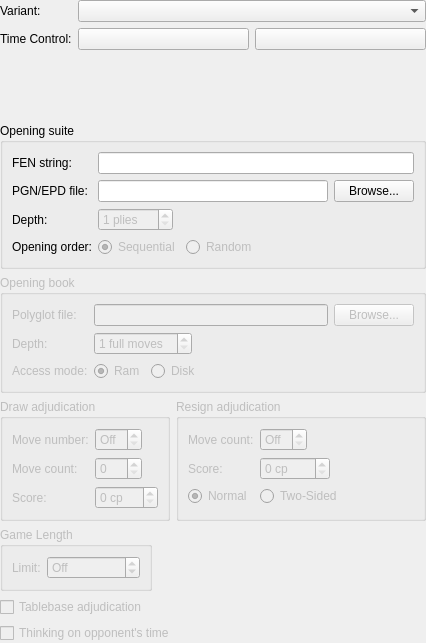
<?xml version="1.0" encoding="UTF-8"?>
<ui version="4.0">
 <class>GameSettingsWidget</class>
 <widget class="QWidget" name="GameSettingsWidget">
  <property name="geometry">
   <rect>
    <x>0</x>
    <y>0</y>
    <width>426</width>
    <height>643</height>
   </rect>
  </property>
  <property name="windowTitle">
   <string>Form</string>
  </property>
  <layout class="QVBoxLayout" name="verticalLayout">
   <property name="leftMargin">
    <number>0</number>
   </property>
   <property name="topMargin">
    <number>0</number>
   </property>
   <property name="rightMargin">
    <number>0</number>
   </property>
   <property name="bottomMargin">
    <number>0</number>
   </property>
   <item>
    <layout class="QFormLayout" name="formLayout_2">
     <item row="1" column="0">
      <widget class="QLabel" name="m_variantLabel">
       <property name="text">
        <string>Variant:</string>
       </property>
       <property name="buddy">
        <cstring>m_variantCombo</cstring>
       </property>
      </widget>
     </item>
     <item row="2" column="0">
      <widget class="QLabel" name="m_timeControlLabel">
       <property name="text">
        <string>Time Control:</string>
       </property>
       <property name="buddy">
        <cstring>white_timeControlBtn</cstring>
       </property>
      </widget>
     </item>
     <item row="1" column="1">
      <widget class="QComboBox" name="m_variantCombo"/>
     </item>
     <item row="2" column="1">
      <layout class="QHBoxLayout" name="horizontalLayoutForTimeControl">
       <item>
        <widget class="QPushButton" name="white_timeControlBtn">
         <property name="enabled">
          <bool>true</bool>
         </property>
         <property name="text">
          <string/>
         </property>
        </widget>
       </item>
       <item>
        <widget class="QPushButton" name="black_timeControlBtn">
         <property name="enabled">
          <bool>true</bool>
         </property>
         <property name="text">
          <string/>
         </property>
        </widget>
       </item>
      </layout>
     </item>
    </layout>
   </item>
   <item>
    <widget class="QGroupBox" name="groupBox_3">
     <property name="enabled">
      <bool>true</bool>
     </property>
     <property name="title">
      <string>Opening suite</string>
     </property>
     <layout class="QFormLayout" name="formLayout_4">
      <property name="fieldGrowthPolicy">
       <enum>QFormLayout::ExpandingFieldsGrow</enum>
      </property>
      <item row="0" column="0">
       <widget class="QLabel" name="m_fenLabel">
        <property name="text">
         <string>FEN string:</string>
        </property>
        <property name="buddy">
         <cstring>m_fenEdit</cstring>
        </property>
       </widget>
      </item>
      <item row="0" column="1">
       <widget class="QLineEdit" name="m_fenEdit">
        <property name="maxLength">
         <number>128</number>
        </property>
       </widget>
      </item>
      <item row="1" column="0">
       <widget class="QLabel" name="m_pgnEpdLabel">
        <property name="text">
         <string>PGN/EPD file:</string>
        </property>
        <property name="buddy">
         <cstring>m_openingSuiteEdit</cstring>
        </property>
       </widget>
      </item>
      <item row="1" column="1">
       <layout class="QHBoxLayout" name="horizontalLayout_2">
        <item>
         <widget class="QLineEdit" name="m_openingSuiteEdit"/>
        </item>
        <item>
         <widget class="QPushButton" name="m_browseOpeningSuiteBtn">
          <property name="text">
           <string>Browse...</string>
          </property>
         </widget>
        </item>
       </layout>
      </item>
      <item row="2" column="0">
       <widget class="QLabel" name="m_openingSuiteDepth">
        <property name="text">
         <string>Depth:</string>
        </property>
       </widget>
      </item>
      <item row="2" column="1">
       <widget class="QSpinBox" name="m_openingSuiteDepthSpin">
        <property name="enabled">
         <bool>false</bool>
        </property>
        <property name="suffix">
         <string> plies</string>
        </property>
        <property name="minimum">
         <number>1</number>
        </property>
        <property name="maximum">
         <number>999</number>
        </property>
       </widget>
      </item>
      <item row="3" column="0">
       <widget class="QLabel" name="m_openingOrderLabel">
        <property name="text">
         <string>Opening order:</string>
        </property>
        <property name="buddy">
         <cstring>m_seqOrderRadio</cstring>
        </property>
       </widget>
      </item>
      <item row="3" column="1">
       <layout class="QHBoxLayout" name="horizontalLayout_3">
        <item>
         <widget class="QRadioButton" name="m_seqOrderRadio">
          <property name="enabled">
           <bool>false</bool>
          </property>
          <property name="text">
           <string>Sequential</string>
          </property>
          <property name="checked">
           <bool>true</bool>
          </property>
         </widget>
        </item>
        <item>
         <widget class="QRadioButton" name="m_randomOrderRadio">
          <property name="enabled">
           <bool>false</bool>
          </property>
          <property name="text">
           <string>Random</string>
          </property>
         </widget>
        </item>
        <item>
         <spacer name="horizontalSpacer">
          <property name="orientation">
           <enum>Qt::Horizontal</enum>
          </property>
          <property name="sizeHint" stdset="0">
           <size>
            <width>40</width>
            <height>20</height>
           </size>
          </property>
         </spacer>
        </item>
       </layout>
      </item>
     </layout>
    </widget>
   </item>
   <item>
    <widget class="QGroupBox" name="m_openingBookGroup">
     <property name="enabled">
      <bool>false</bool>
     </property>
     <property name="title">
      <string>Opening book</string>
     </property>
     <layout class="QFormLayout" name="formLayout_5">
      <property name="fieldGrowthPolicy">
       <enum>QFormLayout::ExpandingFieldsGrow</enum>
      </property>
      <item row="0" column="0">
       <widget class="QLabel" name="m_polyglotFileLabel">
        <property name="text">
         <string>Polyglot file:</string>
        </property>
        <property name="buddy">
         <cstring>m_polyglotFileEdit</cstring>
        </property>
       </widget>
      </item>
      <item row="0" column="1">
       <layout class="QHBoxLayout" name="horizontalLayout_4">
        <item>
         <widget class="QLineEdit" name="m_polyglotFileEdit"/>
        </item>
        <item>
         <widget class="QPushButton" name="m_browsePolyglotFile">
          <property name="text">
           <string>Browse...</string>
          </property>
         </widget>
        </item>
       </layout>
      </item>
      <item row="1" column="0">
       <widget class="QLabel" name="m_polyglotDepthLabel">
        <property name="text">
         <string>Depth:</string>
        </property>
        <property name="buddy">
         <cstring>m_polyglotDepthSpin</cstring>
        </property>
       </widget>
      </item>
      <item row="1" column="1">
       <widget class="QSpinBox" name="m_polyglotDepthSpin">
        <property name="enabled">
         <bool>false</bool>
        </property>
        <property name="suffix">
         <string> full moves</string>
        </property>
        <property name="minimum">
         <number>1</number>
        </property>
       </widget>
      </item>
      <item row="2" column="0">
       <widget class="QLabel" name="m_polyglotAccessMode">
        <property name="text">
         <string>Access mode:</string>
        </property>
        <property name="buddy">
         <cstring>m_ramAccessRadio</cstring>
        </property>
       </widget>
      </item>
      <item row="2" column="1">
       <layout class="QHBoxLayout" name="horizontalLayout_5">
        <item>
         <widget class="QRadioButton" name="m_ramAccessRadio">
          <property name="enabled">
           <bool>false</bool>
          </property>
          <property name="toolTip">
           <string>The whole book is loaded in memory. This makes book access a bit faster but uses more memory.</string>
          </property>
          <property name="text">
           <string>Ram</string>
          </property>
          <property name="checked">
           <bool>true</bool>
          </property>
         </widget>
        </item>
        <item>
         <widget class="QRadioButton" name="m_diskAccessRadio">
          <property name="enabled">
           <bool>false</bool>
          </property>
          <property name="toolTip">
           <string>The book is accessed directly from disk. This is a good choice for very large books.</string>
          </property>
          <property name="text">
           <string>Disk</string>
          </property>
         </widget>
        </item>
        <item>
         <spacer name="horizontalSpacer_2">
          <property name="orientation">
           <enum>Qt::Horizontal</enum>
          </property>
          <property name="sizeHint" stdset="0">
           <size>
            <width>40</width>
            <height>20</height>
           </size>
          </property>
         </spacer>
        </item>
       </layout>
      </item>
     </layout>
    </widget>
   </item>
   <item>
    <layout class="QFormLayout" name="formLayout_6">
     <property name="fieldGrowthPolicy">
      <enum>QFormLayout::AllNonFixedFieldsGrow</enum>
     </property>
     <item row="1" column="0">
      <widget class="QGroupBox" name="m_drawAdjudicationGroup">
       <property name="enabled">
        <bool>false</bool>
       </property>
       <property name="title">
        <string>Draw adjudication</string>
       </property>
       <layout class="QFormLayout" name="formLayout">
        <property name="fieldGrowthPolicy">
         <enum>QFormLayout::ExpandingFieldsGrow</enum>
        </property>
        <item row="0" column="0">
         <widget class="QLabel" name="m_drawMoveNumberLabel">
          <property name="text">
           <string>Move number:</string>
          </property>
          <property name="buddy">
           <cstring>m_drawMoveNumberSpin</cstring>
          </property>
         </widget>
        </item>
        <item row="0" column="1">
         <widget class="QSpinBox" name="m_drawMoveNumberSpin">
          <property name="toolTip">
           <string>The game can be adjudicated as a draw after this many full moves have been played. A value of 0 disables draw adjudication.</string>
          </property>
          <property name="specialValueText">
           <string>Off</string>
          </property>
          <property name="minimum">
           <number>0</number>
          </property>
          <property name="maximum">
           <number>999</number>
          </property>
          <property name="value">
           <number>0</number>
          </property>
         </widget>
        </item>
        <item row="1" column="0">
         <widget class="QLabel" name="m_drawMoveCountLabel">
          <property name="text">
           <string>Move count:</string>
          </property>
          <property name="buddy">
           <cstring>m_drawMoveCountSpin</cstring>
          </property>
         </widget>
        </item>
        <item row="1" column="1">
         <widget class="QSpinBox" name="m_drawMoveCountSpin">
          <property name="enabled">
           <bool>false</bool>
          </property>
          <property name="toolTip">
           <string>The scores of both players need to be within the chosen threshold for this many consecutive moves. Captures and pawn moves will reset the counters.</string>
          </property>
          <property name="maximum">
           <number>999</number>
          </property>
         </widget>
        </item>
        <item row="2" column="0">
         <widget class="QLabel" name="m_drawScoreLabel">
          <property name="text">
           <string>Score:</string>
          </property>
          <property name="buddy">
           <cstring>m_drawScoreSpin</cstring>
          </property>
         </widget>
        </item>
        <item row="2" column="1">
         <widget class="QSpinBox" name="m_drawScoreSpin">
          <property name="enabled">
           <bool>false</bool>
          </property>
          <property name="toolTip">
           <string>Both players' scores must be within this many centipawns from zero.</string>
          </property>
          <property name="suffix">
           <string> cp</string>
          </property>
          <property name="maximum">
           <number>999</number>
          </property>
         </widget>
        </item>
       </layout>
      </widget>
     </item>
     <item row="1" column="1">
      <widget class="QGroupBox" name="m_resignAdjudicationGroup">
       <property name="enabled">
        <bool>false</bool>
       </property>
       <property name="title">
        <string>Resign adjudication</string>
       </property>
       <layout class="QFormLayout" name="formLayout_3">
        <property name="fieldGrowthPolicy">
         <enum>QFormLayout::ExpandingFieldsGrow</enum>
        </property>
        <item row="1" column="0">
         <widget class="QLabel" name="m_resignMoveCountLabel">
          <property name="text">
           <string>Move count:</string>
          </property>
          <property name="buddy">
           <cstring>m_resignMoveCountSpin</cstring>
          </property>
         </widget>
        </item>
        <item row="1" column="1">
         <widget class="QSpinBox" name="m_resignMoveCountSpin">
          <property name="toolTip">
           <string>Resign adjudication is used if an engine's score is below the threshold for at least this many consecutive moves.</string>
          </property>
          <property name="specialValueText">
           <string>Off</string>
          </property>
          <property name="maximum">
           <number>999</number>
          </property>
         </widget>
        </item>
        <item row="2" column="0">
         <widget class="QLabel" name="m_resignScoreLabel">
          <property name="text">
           <string>Score:</string>
          </property>
          <property name="buddy">
           <cstring>m_resignScoreSpin</cstring>
          </property>
         </widget>
        </item>
        <item row="2" column="1">
         <widget class="QSpinBox" name="m_resignScoreSpin">
          <property name="enabled">
           <bool>false</bool>
          </property>
          <property name="toolTip">
           <string>The score must be at least this many centipawns below zero.</string>
          </property>
          <property name="specialValueText">
           <string/>
          </property>
          <property name="suffix">
           <string> cp</string>
          </property>
          <property name="maximum">
           <number>9999</number>
          </property>
         </widget>
        </item>
        <item row="3" column="0">
         <widget class="QRadioButton" name="m_resignNormalRadio">
          <property name="sizePolicy">
           <sizepolicy hsizetype="Preferred" vsizetype="Preferred">
            <horstretch>0</horstretch>
            <verstretch>0</verstretch>
           </sizepolicy>
          </property>
          <property name="toolTip">
           <string>Resignation is only based on losing side's scores.</string>
          </property>
          <property name="text">
           <string>Normal</string>
          </property>
          <property name="checked">
           <bool>true</bool>
          </property>
         </widget>
        </item>
        <item row="3" column="1">
         <widget class="QRadioButton" name="m_resignTwoSidedRadio">
          <property name="toolTip">
           <string>Both sides are needed to indicate decisive scores.</string>
          </property>
          <property name="text">
           <string>Two-Sided</string>
          </property>
         </widget>
        </item>
       </layout>
      </widget>
     </item>
     <item row="2" column="0">
      <widget class="QGroupBox" name="m_gameLengthGroup">
       <property name="enabled">
        <bool>false</bool>
       </property>
       <property name="title">
        <string>Game Length</string>
       </property>
       <layout class="QHBoxLayout" name="horizontalLayout">
        <item>
         <widget class="QLabel" name="m_maxGameLengthLabel">
          <property name="text">
           <string>Limit:</string>
          </property>
         </widget>
        </item>
        <item>
         <widget class="QSpinBox" name="m_maxGameLengthSpin">
          <property name="toolTip">
           <string>The game will be adjucated as drawn when move limit is reached</string>
          </property>
          <property name="toolTipDuration">
           <number>-1</number>
          </property>
          <property name="wrapping">
           <bool>true</bool>
          </property>
          <property name="specialValueText">
           <string>Off</string>
          </property>
          <property name="suffix">
           <string> moves</string>
          </property>
          <property name="minimum">
           <number>0</number>
          </property>
          <property name="maximum">
           <number>5000</number>
          </property>
          <property name="value">
           <number>0</number>
          </property>
         </widget>
        </item>
       </layout>
      </widget>
     </item>
    </layout>
   </item>
   <item>
    <widget class="QCheckBox" name="m_tbCheck">
     <property name="enabled">
      <bool>false</bool>
     </property>
     <property name="text">
      <string>Tablebase adjudication</string>
     </property>
    </widget>
   </item>
   <item>
    <widget class="QCheckBox" name="m_ponderingCheck">
     <property name="enabled">
      <bool>false</bool>
     </property>
     <property name="text">
      <string>Thinking on opponent's time</string>
     </property>
    </widget>
   </item>
  </layout>
 </widget>
 <resources/>
 <connections/>
</ui>
